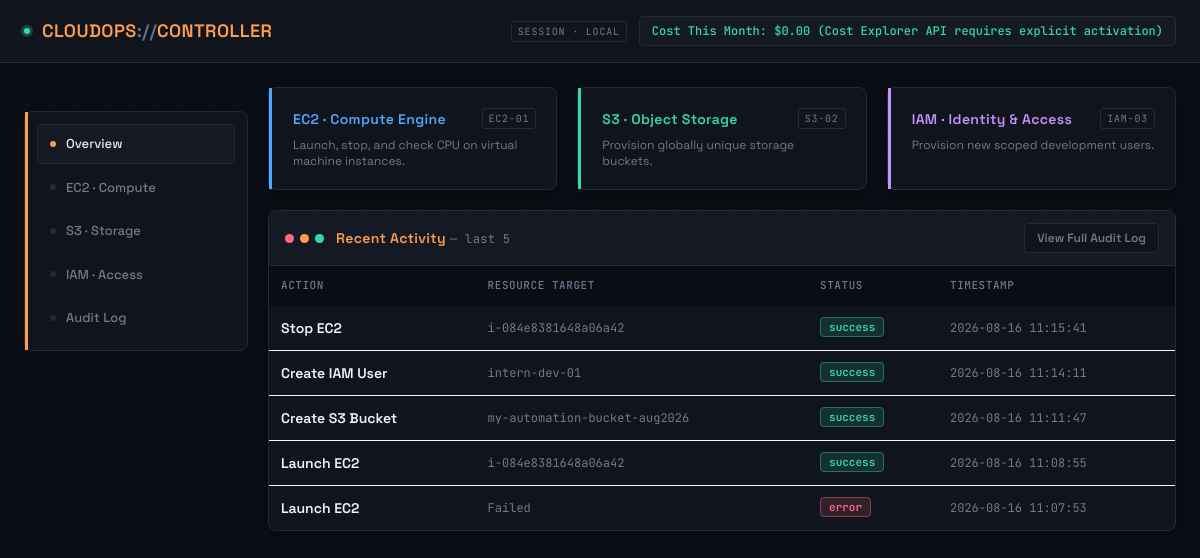
Before: / with the older database file.
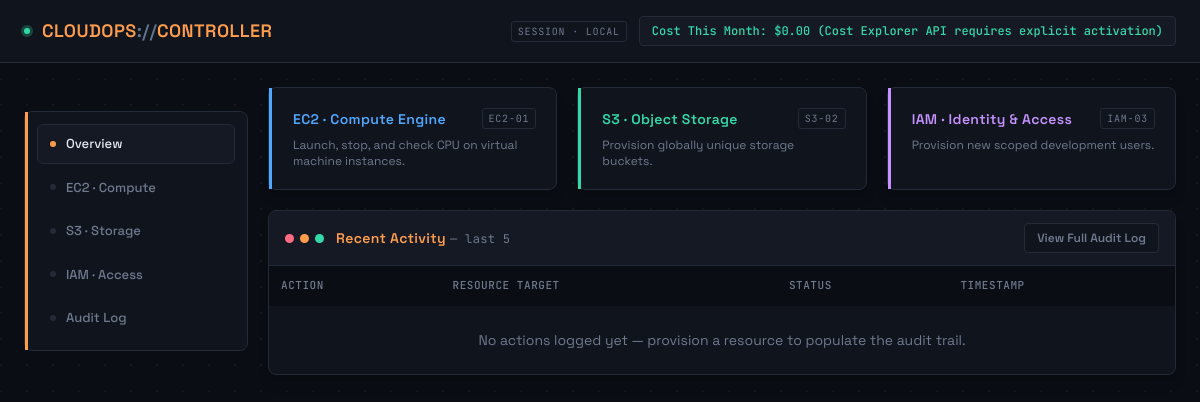
After: the same page with the newer database file.
### tables this page shows
CREATE TABLE logs(
        id INTEGER PRIMARY KEY AUTOINCREMENT,
        action TEXT,
        target TEXT,
        status TEXT,
        timestamp DATETIME DEFAULT CURRENT_TIMESTAMP
    );

### app.py (the view)
@app.route('/')
def dashboard():
    conn=sqlite3.connect(DB_PATH)
    cursor=conn.cursor()
    cursor.execute("SELECT action,target,status,timestamp FROM logs ORDER BY timestamp DESC LIMIT 5")
    recent_logs=cursor.fetchall()
    conn.close()
    return render_template('dashboard.html',logs=recent_logs,active_page='overview')

### templates/dashboard.html (shortened to what this page needs)
{% extends "base.html" %}
{% block content %}
<div class="space-y-5">
    <div class="grid grid-cols-1 sm:grid-cols-3 gap-5">
        <a href="{{ url_for('ec2_page') }}"
            class="panel rounded-lg pl-6 pr-5 py-5 shadow-lg block hover:brightness-110 transition-all"
            style="--accent: var(--ec2);">
            <div class="flex items-center justify-between mb-2">
                <h2 class="text-sm font-semibold tracking-wide" style="color: var(--ec2);">EC2 · Compute Engine</h2>
                <span class="module-tag">EC2-01</span>
            </div>
            <p class="text-xs" style="color: var(--muted);">Launch, stop, and check CPU on virtual machine instances.
            </p>
        </a>
        <a href="{{ url_for('s3_page') }}"
            class="panel rounded-lg pl-6 pr-5 py-5 shadow-lg block hover:brightness-110 transition-all"
            style="--accent: var(--s3);">
            <div class="flex items-center justify-between mb-2">
                <h2 class="text-sm font-semibold tracking-wide" style="color: var(--s3);">S3 · Object Storage</h2>
                <span class="module-tag">S3-02</span>
            </div>
            <p class="text-xs" style="color: var(--muted);">Provision globally unique storage buckets.</p>
        </a>
        <a href="{{ url_for('iam_page') }}"
            class="panel rounded-lg pl-6 pr-5 py-5 shadow-lg block hover:brightness-110 transition-all"
            style="--accent: var(--iam);">
            <div class="flex items-center justify-between mb-2">
                <h2 class="text-sm font-semibold tracking-wide" style="color: var(--iam);">IAM · Identity &amp; Access
                </h2>
                <span class="module-tag">IAM-03</span>
            </div>
            <p class="text-xs" style="color: var(--muted);">Provision new scoped development users.</p>
        </a>
    </div>
    <div class="term-window rounded-lg shadow-lg overflow-hidden">
        <div class="term-chrome flex items-center justify-between px-4 py-3">
            <div class="flex items-center gap-3">
                <div class="flex items-center gap-1.5">
                    <span class="term-dot" style="background: var(--err);"></span>
                    <span class="term-dot" style="background: var(--amber);"></span>
                    <span class="term-dot" style="background: var(--ok);"></span>
                </div>
                <h2 class="text-sm font-semibold tracking-wide" style="color: var(--amber);">
                    Recent Activity <span class="mono text-xs font-normal" style="color: var(--muted);">— last 5</span>
                </h2>
            </div>
            <a href="{{ url_for('logs_page') }}" class="text-xs font-semibold px-3 py-1.5 rounded transition-colors"
                style="background: var(--panel); color: var(--muted); border: 1px solid var(--line);">
                View Full Audit Log
            </a>
        </div>
        <div class="overflow-x-auto">
            <table class="w-full text-left text-sm">
                <thead style="background: var(--bg); color: var(--muted);" class="uppercase text-[11px] tracking-wider">
                    <tr>
                        <th class="p-3 font-medium">Action</th>
                        <th class="p-3 font-medium">Resource Target</th>
                        <th class="p-3 font-medium">Status</th>
                        <th class="p-3 font-medium">Timestamp</th>
                    </tr>
                </thead>
                <tbody class="divide-y" style="border-color: var(--line-soft);">
                    {% for log in logs %}
                    <tr class="transition-colors">
                        <td class="p-3 font-semibold">{{ log[0] }}</td>
                        <td class="p-3 mono text-xs" style="color: var(--muted);">{{ log[1] }}</td>
                        <td class="p-3">
                            <span class="mono px-2 py-0.5 text-[11px] rounded font-semibold border"
                                style="{% if log[2]=='success' %}background: color-mix(in srgb, var(--ok) 14%, transparent); color: var(--ok); border-color: color-mix(in srgb, var(--ok) 40%, transparent);{% else %}background: color-mix(in srgb, var(--err) 14%, transparent); color: var(--err); border-color: color-mix(in srgb, var(--err) 40%, transparent);{% endif %}">
                                {{ log[2] }}
                            </span>
                        </td>
                        <td class="p-3 mono text-xs" style="color: var(--muted);">{{ log[3] }}</td>
                    </tr>
                    {% else %}
                    <tr>
                        <td colspan="4" class="p-6 text-center text-sm" style="color: var(--muted);">
                            No actions logged yet — provision a resource to populate the audit trail.
                        </td>
                    </tr>
                    {% endfor %}
                </tbody>
            </table>
        </div>
    </div>
</div>
{% endblock %}

### templates/base.html (shortened to what this page needs)
<html lang="en">
<head>
    <script src="https://cdn.jsdelivr.net/npm/@tailwindcss/browser@4"></script>
</head>
<body class="text-slate-100 min-h-screen">
    <nav class="border-b px-6 py-4 flex flex-wrap gap-4 justify-between items-center"
        style="border-color: var(--line); background: var(--panel);">
        <div class="flex items-center gap-3">
            <span class="status-dot live"></span>
            <a href="{{ url_for('dashboard') }}" class="text-lg font-semibold tracking-wide"
                style="color: var(--amber);">
                CLOUDOPS<span class="text-slate-500">://</span>CONTROLLER
            </a>
        </div>
        <div class="flex items-center gap-3">
            <span class="module-tag hidden sm:inline">SESSION · LOCAL</span>
            <div id="cost-display" class="mono px-3 py-1.5 rounded border text-xs font-medium"
                style="background: var(--panel-raised); border-color: var(--line); color: var(--ok);">
            </div>
        </div>
    </nav>
    <div class="max-w-7xl mx-auto flex flex-col md:flex-row gap-5 p-6">
        <aside class="md:w-56 flex-shrink-0">
            <div class="panel rounded-lg p-3 space-y-1 sticky top-6" style="--accent: var(--amber);">
                <a href="{{ url_for('dashboard') }}"
                    class="nav-link {% if active_page == 'overview' %}active{% endif %}"
                    style="--accent: var(--amber);">
                    <span class="dot"></span> Overview
                </a>
                <a href="{{ url_for('ec2_page') }}" class="nav-link {% if active_page == 'ec2' %}active{% endif %}"
                    style="--accent: var(--ec2);">
                    <span class="dot"></span> EC2 · Compute
                </a>
                <a href="{{ url_for('s3_page') }}" class="nav-link {% if active_page == 's3' %}active{% endif %}"
                    style="--accent: var(--s3);">
                    <span class="dot"></span> S3 · Storage
                </a>
                <a href="{{ url_for('iam_page') }}" class="nav-link {% if active_page == 'iam' %}active{% endif %}"
                    style="--accent: var(--iam);">
                    <span class="dot"></span> IAM · Access
                </a>
                <a href="{{ url_for('logs_page') }}" class="nav-link {% if active_page == 'logs' %}active{% endif %}"
                    style="--accent: var(--amber);">
                    <span class="dot"></span> Audit Log
                </a>
            </div>
        </aside>
        <main class="flex-1 min-w-0">
            {% block content %}{% endblock %}
        </main>
    </div>
</body>
</html>

### templates/base.html (style rules this page uses)
:root { --bg: #0a0d13; --panel: #10141c; --panel-raised: #141924; --line: #232a38; --line-soft: #1a2029; --text: #e7eaf0; --muted: #6f7a8f; --amber: #ff9d4d; --ec2: #4fa8ff; --s3: #34d9a8; --iam: #c592ff; --ok: #34d9a8; --err: #ff6b81; }
body { font-family: 'Space Grotesk', ui-sans-serif, system-ui, sans-serif; background-color: var(--bg); background-image: radial-gradient(circle at 1px 1px, rgba(255, 255, 255, 0.035) 1px, transparent 0); background-size: 26px 26px; }
.mono { font-family: 'JetBrains Mono', ui-monospace, SFMono-Regular, monospace; }
.panel { background: var(--panel); border: 1px solid var(--line); position: relative; }
.panel::before { content: ''; position: absolute; top: 0; left: 0; bottom: 0; width: 3px; background: var(--accent, var(--line)); }
.module-tag { font-family: 'JetBrains Mono', monospace; font-size: 10px; letter-spacing: 0.08em; color: var(--muted); border: 1px solid var(--line); border-radius: 3px; padding: 2px 6px; }
.status-dot { width: 6px; height: 6px; border-radius: 999px; background: var(--ok); box-shadow: 0 0 0 3px color-mix(in srgb, var(--ok) 25%, transparent); }
.status-dot.live { animation: pulse-dot 2s ease-in-out infinite; }
.term-window { background: var(--panel); border: 1px solid var(--line); }
.term-chrome { background: var(--panel-raised); border-bottom: 1px solid var(--line); }
.term-dot { width: 9px; height: 9px; border-radius: 999px; }
table thead th { font-family: 'JetBrains Mono', monospace; }
.nav-link { display: flex; align-items: center; gap: 10px; padding: 9px 12px; border-radius: 6px; font-size: 13px; font-weight: 500; color: var(--muted); border: 1px solid transparent; transition: background .15s ease, color .15s ease, border-color .15s ease; }
.nav-link.active { background: var(--panel-raised); color: var(--text); border-color: var(--line); }
.nav-link .dot { width: 6px; height: 6px; border-radius: 999px; background: var(--line); flex-shrink: 0; }
.nav-link.active .dot { background: var(--accent, var(--amber)); }

Changed rows visible on the page:
removed logs: action "Stop EC2", target "i-084e8381648a06a42", status "success", timestamp "2026-08-16 11:15:41"
removed logs: action "Create IAM User", target "intern-dev-01", status "success", timestamp "2026-08-16 11:14:11"
removed logs: action "Create S3 Bucket", target "my-automation-bucket-aug2026", status "success", timestamp "2026-08-16 11:11:47"
removed logs: action "Launch EC2", target "i-084e8381648a06a42", status "success", timestamp "2026-08-16 11:08:55"
removed logs: action "Launch EC2", target "Failed", status "error", timestamp "2026-08-16 11:07:53"
Other visible differences:
text now shown: "No actions logged yet — provision a resource to populate the audit trail."
